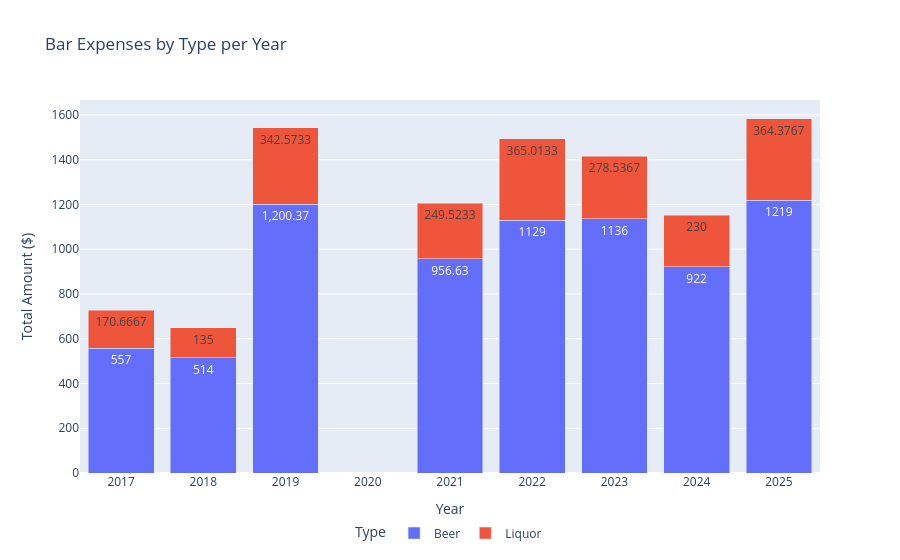

This figure's notebook cell:
### Code cell
# stacked bar chart of bar expenses by type and year

# Group by Year and Type, sum Amount
bar_type_sum = bar_df.groupby(["Year", "Type"])["Amount"].sum().reset_index()

# Create stacked bar chart
fig = px.bar(
    bar_type_sum,
    x="Year",
    y="Amount",
    color="Type",
    title="Bar Expenses by Type per Year",
    labels={"Amount": "Total Amount ($)", "Year": "Year", "Type": "Type"},
    text_auto=True,
)

fig.update_layout(
    barmode="stack",
    legend_title_text="Type",
    legend_orientation="h",
    legend_yanchor="bottom",
    legend_y=-0.2,
    legend_xanchor="center",
    legend_x=0.5,
)

fig.show()

### Figure 1 — Plotly figure (JSON) as saved in the notebook; plotly's stock layout.template omitted (floating-point values rounded to 4 significant figures)
{"data": [{"alignmentgroup": "True", "hovertemplate": "Type=Beer<br>Year=%{x}<br>Total Amount ($)=%{y}<extra></extra>", "legendgroup": "Beer", "marker": {"color": "#636efa", "pattern": {"shape": ""}}, "name": "Beer", "offsetgroup": "Beer", "orientation": "v", "showlegend": true, "textposition": "auto", "texttemplate": "%{y}", "type": "bar", "x": [2017, 2018, 2019, 2021, 2022, 2023, 2024, 2025], "xaxis": "x", "y": [557, 514, 1200.0, 956.6, 1129, 1136, 922, 1219], "yaxis": "y"}, {"alignmentgroup": "True", "hovertemplate": "Type=Liquor<br>Year=%{x}<br>Total Amount ($)=%{y}<extra></extra>", "legendgroup": "Liquor", "marker": {"color": "#EF553B", "pattern": {"shape": ""}}, "name": "Liquor", "offsetgroup": "Liquor", "orientation": "v", "showlegend": true, "textposition": "auto", "texttemplate": "%{y}", "type": "bar", "x": [2017, 2018, 2019, 2021, 2022, 2023, 2024, 2025], "xaxis": "x", "y": [170.7, 135, 342.6, 249.5, 365.0, 278.5, 230, 364.4], "yaxis": "y"}], "layout": {"barmode": "stack", "legend": {"orientation": "h", "title": {"text": "Type"}, "tracegroupgap": 0, "x": 0.5, "xanchor": "center", "y": -0.2, "yanchor": "bottom"}, "title": {"text": "Bar Expenses by Type per Year"}, "xaxis": {"anchor": "y", "domain": [0, 1], "title": {"text": "Year"}}, "yaxis": {"anchor": "x", "domain": [0, 1], "title": {"text": "Total Amount ($)"}}}}
